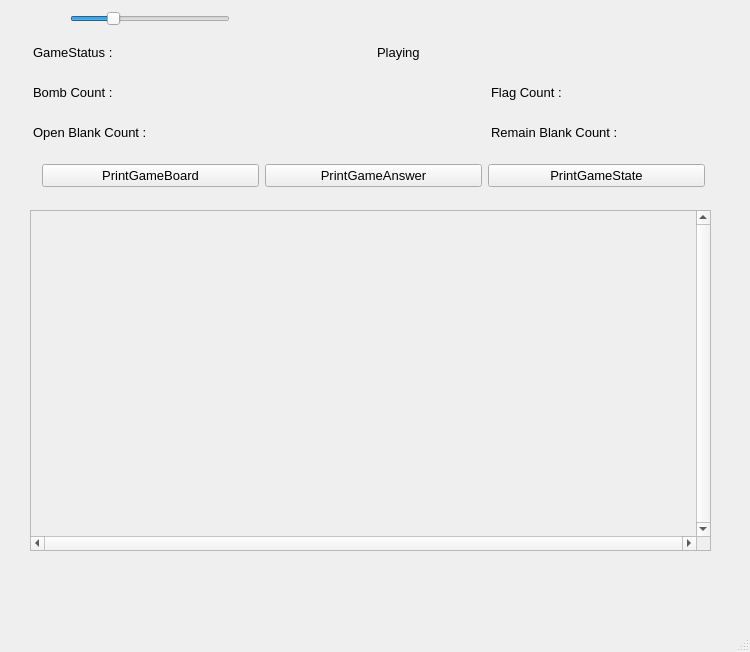
<?xml version="1.0" encoding="UTF-8"?>
<ui version="4.0">
 <class>MainWindow</class>
 <widget class="QMainWindow" name="MainWindow">
  <property name="geometry">
   <rect>
    <x>0</x>
    <y>0</y>
    <width>750</width>
    <height>652</height>
   </rect>
  </property>
  <property name="font">
   <font>
    <pointsize>14</pointsize>
   </font>
  </property>
  <property name="windowTitle">
   <string>MainWindow</string>
  </property>
  <widget class="QWidget" name="centralwidget">
   <widget class="QStackedWidget" name="playingPage">
    <property name="geometry">
     <rect>
      <x>20</x>
      <y>20</y>
      <width>711</width>
      <height>531</height>
     </rect>
    </property>
    <property name="currentIndex">
     <number>1</number>
    </property>
    <widget class="QWidget" name="page">
     <widget class="QWidget" name="mainWidget" native="true">
      <property name="geometry">
       <rect>
        <x>10</x>
        <y>60</y>
        <width>681</width>
        <height>321</height>
       </rect>
      </property>
      <layout class="QVBoxLayout" name="verticalLayout_2">
       <item>
        <widget class="QWidget" name="gameStateWidget" native="true">
         <layout class="QHBoxLayout" name="horizontalLayout_2">
          <item>
           <widget class="QLabel" name="label_3">
            <property name="text">
             <string>GameState : </string>
            </property>
           </widget>
          </item>
          <item>
           <widget class="QLabel" name="gameStateLabel">
            <property name="text">
             <string>Standby</string>
            </property>
           </widget>
          </item>
         </layout>
        </widget>
       </item>
       <item>
        <widget class="QWidget" name="loadTypeWidget" native="true">
         <layout class="QHBoxLayout" name="horizontalLayout_3">
          <item>
           <widget class="QLabel" name="label_2">
            <property name="text">
             <string>載入類型 : </string>
            </property>
           </widget>
          </item>
          <item>
           <widget class="QComboBox" name="boardTypeComboBox">
            <item>
             <property name="text">
              <string>盤面檔</string>
             </property>
            </item>
            <item>
             <property name="text">
              <string>指定炸彈數量盤面</string>
             </property>
            </item>
            <item>
             <property name="text">
              <string>指定炸彈升成率盤面</string>
             </property>
            </item>
           </widget>
          </item>
         </layout>
        </widget>
       </item>
       <item>
        <widget class="QStackedWidget" name="stackedWidget">
         <property name="currentIndex">
          <number>0</number>
         </property>
         <widget class="QWidget" name="boardFileWidgetPage">
          <widget class="QWidget" name="boardFileWidget" native="true">
           <property name="geometry">
            <rect>
             <x>0</x>
             <y>10</y>
             <width>679</width>
             <height>73</height>
            </rect>
           </property>
           <layout class="QHBoxLayout" name="horizontalLayout_8">
            <item>
             <widget class="QLabel" name="label">
              <property name="text">
               <string>盤面檔位置 : </string>
              </property>
             </widget>
            </item>
            <item>
             <widget class="QTextEdit" name="filePathTextEdit"/>
            </item>
            <item>
             <widget class="QPushButton" name="Load1Button">
              <property name="text">
               <string>Load</string>
              </property>
             </widget>
            </item>
           </layout>
          </widget>
         </widget>
         <widget class="QWidget" name="bombCountWidgetPage">
          <widget class="QWidget" name="bombCountWidget" native="true">
           <property name="geometry">
            <rect>
             <x>0</x>
             <y>10</y>
             <width>679</width>
             <height>51</height>
            </rect>
           </property>
           <layout class="QHBoxLayout" name="horizontalLayout_7">
            <item>
             <layout class="QHBoxLayout" name="horizontalLayout_4">
              <item>
               <widget class="QLabel" name="label_5">
                <property name="text">
                 <string>Rows : </string>
                </property>
               </widget>
              </item>
              <item>
               <widget class="QSpinBox" name="rowsAmountSpinBox1">
                <property name="minimum">
                 <number>5</number>
                </property>
                <property name="maximum">
                 <number>200</number>
                </property>
               </widget>
              </item>
             </layout>
            </item>
            <item>
             <layout class="QHBoxLayout" name="horizontalLayout_5">
              <item>
               <widget class="QLabel" name="label_6">
                <property name="text">
                 <string>Cols : </string>
                </property>
               </widget>
              </item>
              <item>
               <widget class="QSpinBox" name="colsAmountSpinBox1">
                <property name="minimum">
                 <number>5</number>
                </property>
                <property name="maximum">
                 <number>200</number>
                </property>
               </widget>
              </item>
             </layout>
            </item>
            <item>
             <layout class="QHBoxLayout" name="horizontalLayout_6">
              <item>
               <widget class="QLabel" name="label_7">
                <property name="text">
                 <string>炸彈數量 : </string>
                </property>
               </widget>
              </item>
              <item>
               <widget class="QSpinBox" name="bombAmountSpinBox">
                <property name="maximum">
                 <number>200</number>
                </property>
               </widget>
              </item>
              <item>
               <widget class="QPushButton" name="load2Button">
                <property name="text">
                 <string>Load</string>
                </property>
               </widget>
              </item>
             </layout>
            </item>
           </layout>
          </widget>
         </widget>
         <widget class="QWidget" name="bombRateWidgetPage">
          <widget class="QWidget" name="bombRateWidget" native="true">
           <property name="geometry">
            <rect>
             <x>0</x>
             <y>10</y>
             <width>679</width>
             <height>65</height>
            </rect>
           </property>
           <layout class="QHBoxLayout" name="horizontalLayout_10">
            <item>
             <layout class="QHBoxLayout" name="horizontalLayout_11">
              <item>
               <widget class="QLabel" name="label_8">
                <property name="text">
                 <string>Rows : </string>
                </property>
               </widget>
              </item>
              <item>
               <widget class="QSpinBox" name="rowsAmountSpinBox2"/>
              </item>
             </layout>
            </item>
            <item>
             <layout class="QHBoxLayout" name="horizontalLayout_12">
              <item>
               <widget class="QLabel" name="label_9">
                <property name="text">
                 <string>Cols : </string>
                </property>
               </widget>
              </item>
              <item>
               <widget class="QSpinBox" name="colsAmountSpinBox2"/>
              </item>
             </layout>
            </item>
            <item>
             <layout class="QHBoxLayout" name="horizontalLayout_13">
              <item>
               <widget class="QLabel" name="label_10">
                <property name="text">
                 <string>炸彈生成機率 : </string>
                </property>
               </widget>
              </item>
              <item>
               <widget class="QDoubleSpinBox" name="bombRateSpinBox">
                <property name="singleStep">
                 <double>0.020000000000000</double>
                </property>
               </widget>
              </item>
              <item>
               <widget class="QPushButton" name="load3Button">
                <property name="text">
                 <string>Load</string>
                </property>
               </widget>
              </item>
             </layout>
            </item>
           </layout>
          </widget>
         </widget>
        </widget>
       </item>
       <item>
        <widget class="QWidget" name="printWidget" native="true">
         <layout class="QHBoxLayout" name="horizontalLayout_9">
          <item>
           <widget class="QPushButton" name="PrintGameBoardButton1">
            <property name="text">
             <string>PrintGameBoard</string>
            </property>
           </widget>
          </item>
          <item>
           <widget class="QPushButton" name="PrintGameAnswerButton1">
            <property name="text">
             <string>PrintGameAnswer</string>
            </property>
           </widget>
          </item>
          <item>
           <widget class="QPushButton" name="PrintGameStateButton1">
            <property name="text">
             <string>PrintGameState</string>
            </property>
           </widget>
          </item>
         </layout>
        </widget>
       </item>
       <item>
        <widget class="QPushButton" name="startGameButton">
         <property name="text">
          <string>StartGame</string>
         </property>
        </widget>
       </item>
      </layout>
     </widget>
    </widget>
    <widget class="QWidget" name="page_2">
     <property name="font">
      <font>
       <pointsize>10</pointsize>
      </font>
     </property>
     <widget class="QWidget" name="verticalLayoutWidget">
      <property name="geometry">
       <rect>
        <x>13</x>
        <y>15</y>
        <width>681</width>
        <height>161</height>
       </rect>
      </property>
      <layout class="QVBoxLayout" name="verticalLayout_3">
       <item>
        <layout class="QHBoxLayout" name="horizontalLayout_14">
         <item>
          <widget class="QLabel" name="label_4">
           <property name="text">
            <string>GameStatus : </string>
           </property>
          </widget>
         </item>
         <item>
          <widget class="QLabel" name="gameState1Label">
           <property name="text">
            <string>Playing</string>
           </property>
          </widget>
         </item>
        </layout>
       </item>
       <item>
        <layout class="QHBoxLayout" name="horizontalLayout_17" stretch="0">
         <item>
          <layout class="QHBoxLayout" name="horizontalLayout_15">
           <item>
            <widget class="QLabel" name="label_12">
             <property name="text">
              <string>Bomb Count :</string>
             </property>
            </widget>
           </item>
           <item>
            <widget class="QLabel" name="bombAmountLabel">
             <property name="text">
              <string/>
             </property>
            </widget>
           </item>
           <item>
            <layout class="QHBoxLayout" name="horizontalLayout_16">
             <item>
              <widget class="QLabel" name="label_13">
               <property name="text">
                <string>Flag Count :</string>
               </property>
              </widget>
             </item>
             <item>
              <widget class="QLabel" name="flagAmountLabel">
               <property name="text">
                <string/>
               </property>
              </widget>
             </item>
            </layout>
           </item>
          </layout>
         </item>
        </layout>
       </item>
       <item>
        <layout class="QHBoxLayout" name="horizontalLayout_18">
         <item>
          <layout class="QHBoxLayout" name="horizontalLayout_19">
           <item>
            <widget class="QLabel" name="label_14">
             <property name="text">
              <string>Open Blank Count :</string>
             </property>
            </widget>
           </item>
           <item>
            <widget class="QLabel" name="openBlankAmountLabel">
             <property name="text">
              <string/>
             </property>
            </widget>
           </item>
           <item>
            <layout class="QHBoxLayout" name="horizontalLayout_20">
             <item>
              <widget class="QLabel" name="label_15">
               <property name="text">
                <string>Remain Blank Count : </string>
               </property>
              </widget>
             </item>
             <item>
              <widget class="QLabel" name="remainBlankAmountLabel">
               <property name="text">
                <string/>
               </property>
              </widget>
             </item>
            </layout>
           </item>
          </layout>
         </item>
        </layout>
       </item>
       <item>
        <widget class="QWidget" name="printWidget_2" native="true">
         <layout class="QHBoxLayout" name="horizontalLayout_22">
          <item>
           <widget class="QPushButton" name="PrintGameBoardButton2">
            <property name="text">
             <string>PrintGameBoard</string>
            </property>
           </widget>
          </item>
          <item>
           <widget class="QPushButton" name="PrintGameAnswerButton2">
            <property name="text">
             <string>PrintGameAnswer</string>
            </property>
           </widget>
          </item>
          <item>
           <widget class="QPushButton" name="PrintGameStateButton2">
            <property name="text">
             <string>PrintGameState</string>
            </property>
           </widget>
          </item>
         </layout>
        </widget>
       </item>
      </layout>
     </widget>
     <widget class="QScrollArea" name="scrollArea">
      <property name="geometry">
       <rect>
        <x>10</x>
        <y>190</y>
        <width>681</width>
        <height>341</height>
       </rect>
      </property>
      <property name="verticalScrollBarPolicy">
       <enum>Qt::ScrollBarAlwaysOn</enum>
      </property>
      <property name="horizontalScrollBarPolicy">
       <enum>Qt::ScrollBarAlwaysOn</enum>
      </property>
      <property name="sizeAdjustPolicy">
       <enum>QAbstractScrollArea::AdjustIgnored</enum>
      </property>
      <property name="widgetResizable">
       <bool>true</bool>
      </property>
      <widget class="QWidget" name="scrollAreaWidgetContents">
       <property name="geometry">
        <rect>
         <x>0</x>
         <y>0</y>
         <width>662</width>
         <height>322</height>
        </rect>
       </property>
      </widget>
     </widget>
    </widget>
    <widget class="QWidget" name="page_3">
     <widget class="QPushButton" name="replayButton">
      <property name="geometry">
       <rect>
        <x>120</x>
        <y>210</y>
        <width>151</width>
        <height>31</height>
       </rect>
      </property>
      <property name="text">
       <string>Replay</string>
      </property>
     </widget>
     <widget class="QPushButton" name="quitButton">
      <property name="geometry">
       <rect>
        <x>380</x>
        <y>210</y>
        <width>151</width>
        <height>31</height>
       </rect>
      </property>
      <property name="text">
       <string>Quit</string>
      </property>
     </widget>
     <widget class="QWidget" name="horizontalLayoutWidget">
      <property name="geometry">
       <rect>
        <x>80</x>
        <y>50</y>
        <width>481</width>
        <height>41</height>
       </rect>
      </property>
      <layout class="QHBoxLayout" name="horizontalLayout">
       <item>
        <widget class="QLabel" name="label_11">
         <property name="text">
          <string>GameStatus : </string>
         </property>
        </widget>
       </item>
       <item>
        <widget class="QLabel" name="label_16">
         <property name="text">
          <string>GameOver</string>
         </property>
        </widget>
       </item>
      </layout>
     </widget>
    </widget>
   </widget>
   <widget class="QWidget" name="boardWidget" native="true">
    <property name="geometry">
     <rect>
      <x>200</x>
      <y>540</y>
      <width>160</width>
      <height>80</height>
     </rect>
    </property>
    <layout class="QGridLayout" name="boardLayout"/>
   </widget>
   <widget class="QSlider" name="musiclSlider">
    <property name="geometry">
     <rect>
      <x>70</x>
      <y>10</y>
      <width>160</width>
      <height>18</height>
     </rect>
    </property>
    <property name="maximum">
     <number>100</number>
    </property>
    <property name="value">
     <number>25</number>
    </property>
    <property name="orientation">
     <enum>Qt::Horizontal</enum>
    </property>
   </widget>
  </widget>
  <widget class="QMenuBar" name="menubar">
   <property name="geometry">
    <rect>
     <x>0</x>
     <y>0</y>
     <width>750</width>
     <height>35</height>
    </rect>
   </property>
  </widget>
  <widget class="QStatusBar" name="statusbar"/>
 </widget>
 <resources/>
 <connections/>
</ui>
